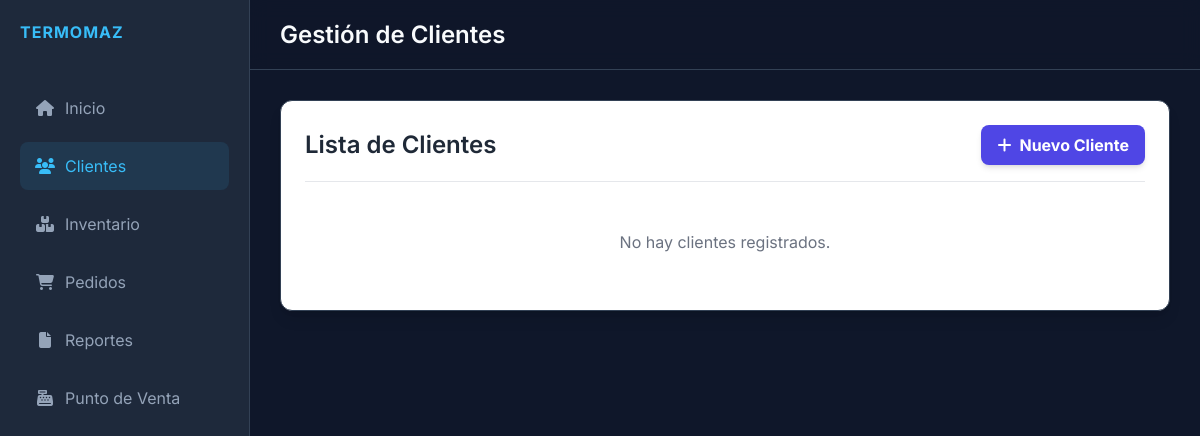
The app's page /clients, older data.
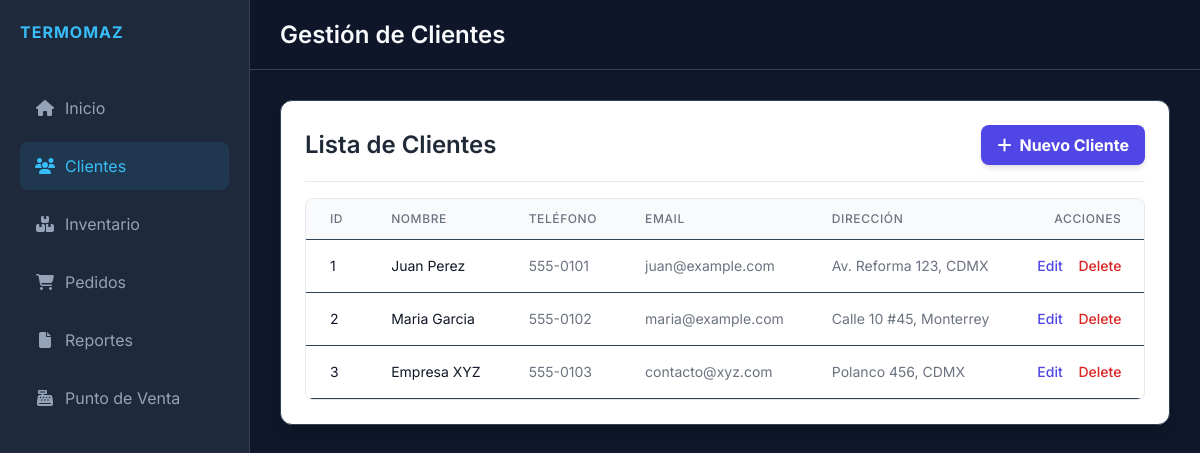
The same page, newer data.
### models.py (models this page shows)
class Client(db.Model):
    id = db.Column(db.Integer, primary_key=True)
    name = db.Column(db.String(100), nullable=False)
    phone = db.Column(db.String(20))
    email = db.Column(db.String(100))
    address = db.Column(db.String(200))
    created_at = db.Column(db.DateTime, default=datetime.utcnow)

### app.py (the view)
@app.route('/clients')
def clients():
    all_clients = Client.query.all()
    return render_template('clients.html', clients=all_clients)

### templates/clients.html (shortened to what this page needs)
{% extends 'base.html' %}
{% block title %}Gestión de Clientes{% endblock %}
{% block content %}
<div class="card p-6 bg-white shadow-lg rounded-xl">
    <div class="modal-header flex justify-between items-center border-b pb-4 mb-4">
        <h2 class="text-2xl font-semibold text-gray-800">Lista de Clientes</h2>
        <button
            class="btn btn-primary bg-indigo-600 hover:bg-indigo-700 text-white font-bold py-2 px-4 rounded-lg flex items-center shadow-md transition duration-150"
            onclick="toggleModal('addClientModal')">
            <i class="fas fa-plus mr-2"></i> Nuevo Cliente
        </button>
    </div>
    {% if clients | length > 0 %}
    <div class="overflow-x-auto rounded-lg border border-gray-200">
        <table class="min-w-full divide-y divide-gray-200">
            <thead class="bg-gray-50">
                <tr>
                    <th class="px-6 py-3 text-left text-xs font-medium text-gray-500 uppercase tracking-wider">ID</th>
                    <th class="px-6 py-3 text-left text-xs font-medium text-gray-500 uppercase tracking-wider">Nombre
                    </th>
                    <th class="px-6 py-3 text-left text-xs font-medium text-gray-500 uppercase tracking-wider">Teléfono
                    </th>
                    <th class="px-6 py-3 text-left text-xs font-medium text-gray-500 uppercase tracking-wider">Email
                    </th>
                    <th class="px-6 py-3 text-left text-xs font-medium text-gray-500 uppercase tracking-wider">Dirección
                    </th>
                    <th class="px-6 py-3 text-right text-xs font-medium text-gray-500 uppercase tracking-wider">Acciones
                    </th>
                </tr>
            </thead>
            <tbody class="bg-white divide-y divide-gray-200">
                {% for client in clients %}
                <tr>
                    <td class="px-6 py-4 whitespace-nowrap text-sm text-gray-900">{{ client.id }}</td>
                    <td class="px-6 py-4 whitespace-nowrap text-sm text-gray-900">{{ client.name }}</td>
                    <td class="px-6 py-4 whitespace-nowrap text-sm text-gray-500">{{ client.phone }}</td>
                    <td class="px-6 py-4 whitespace-nowrap text-sm text-gray-500">{{ client.email }}</td>
                    <td class="px-6 py-4 whitespace-nowrap text-sm text-gray-500">{{ client.address }}</td>
                    <td class="px-6 py-4 whitespace-nowrap text-right text-sm font-medium">
                        <button
                            onclick="openEditModal('{{ client.id }}', '{{ client.name }}', '{{ client.phone }}', '{{ client.email }}', '{{ client.address }}')"
                            class="text-indigo-600 hover:text-indigo-900 mr-3 transition duration-150 ease-in-out">
                            Edit
                        </button>
                        <a href="{{ url_for('delete_client', id=client.id) }}"
                            class="text-red-600 hover:text-red-900 transition duration-150 ease-in-out"
                            onclick="return confirm('¿Estás seguro que quieres eliminar este cliente?')">
                            Delete
                        </a>
                    </td>
                </tr>
                {% endfor %}
            </tbody>
        </table>
    </div>
    {% else %}
    <p class="text-center text-gray-500 py-8">No hay clientes registrados.</p>
    {% endif %}
</div>
{% endblock %}

Row changes from the older to the newer data that the page shows:
added Client: id "1", name "Juan Perez", phone "555-0101", email "juan@example.com", address "Av. Reforma 123, CDMX"
added Client: id "2", name "Maria Garcia", phone "555-0102", email "maria@example.com", address "Calle 10 #45, Monterrey"
added Client: id "3", name "Empresa XYZ", phone "555-0103", email "contacto@xyz.com", address "Polanco 456, CDMX"
Text that changed along with them:
text no longer shown: "No hay clientes registrados."
text now shown: "ID NOMBRE TELÉFONO EMAIL DIRECCIÓN ACCIONES"
